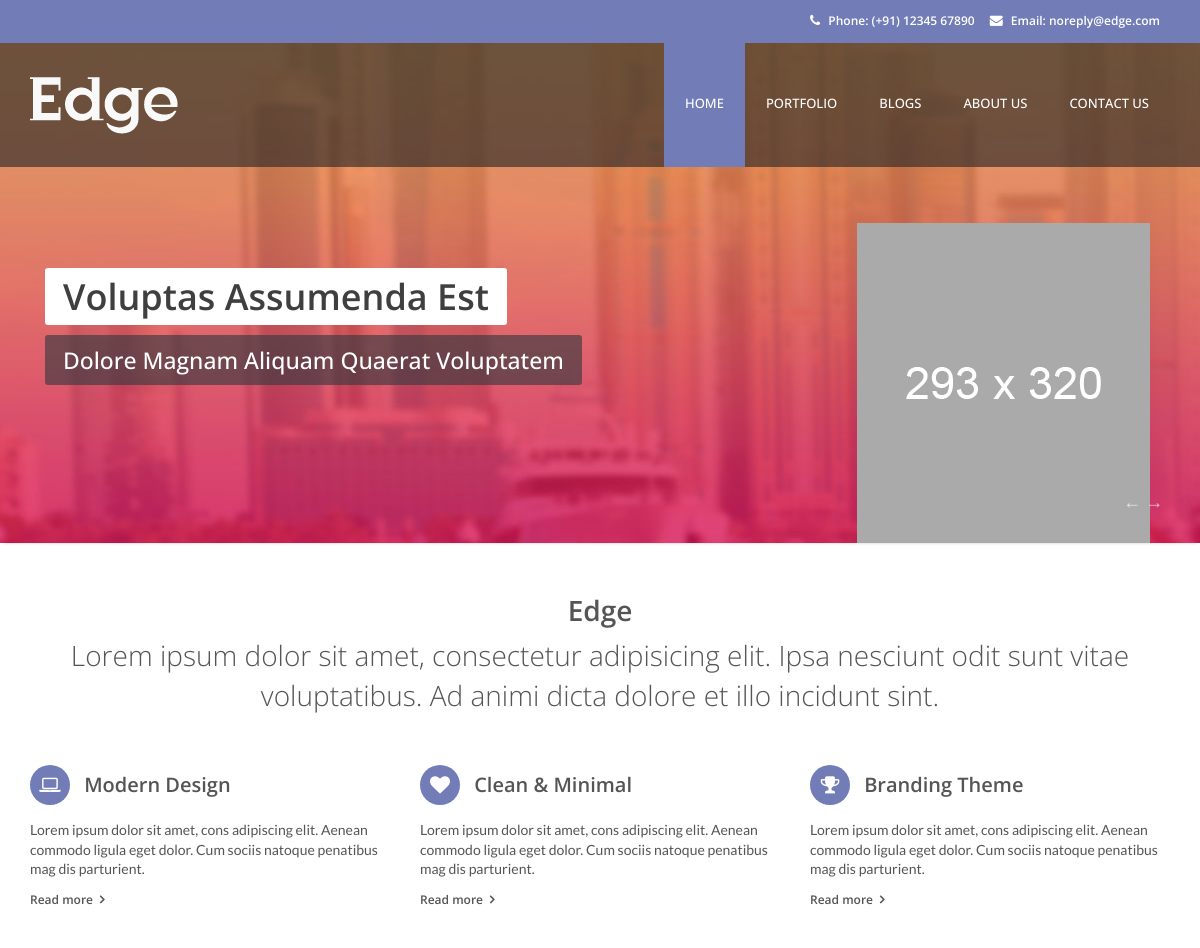
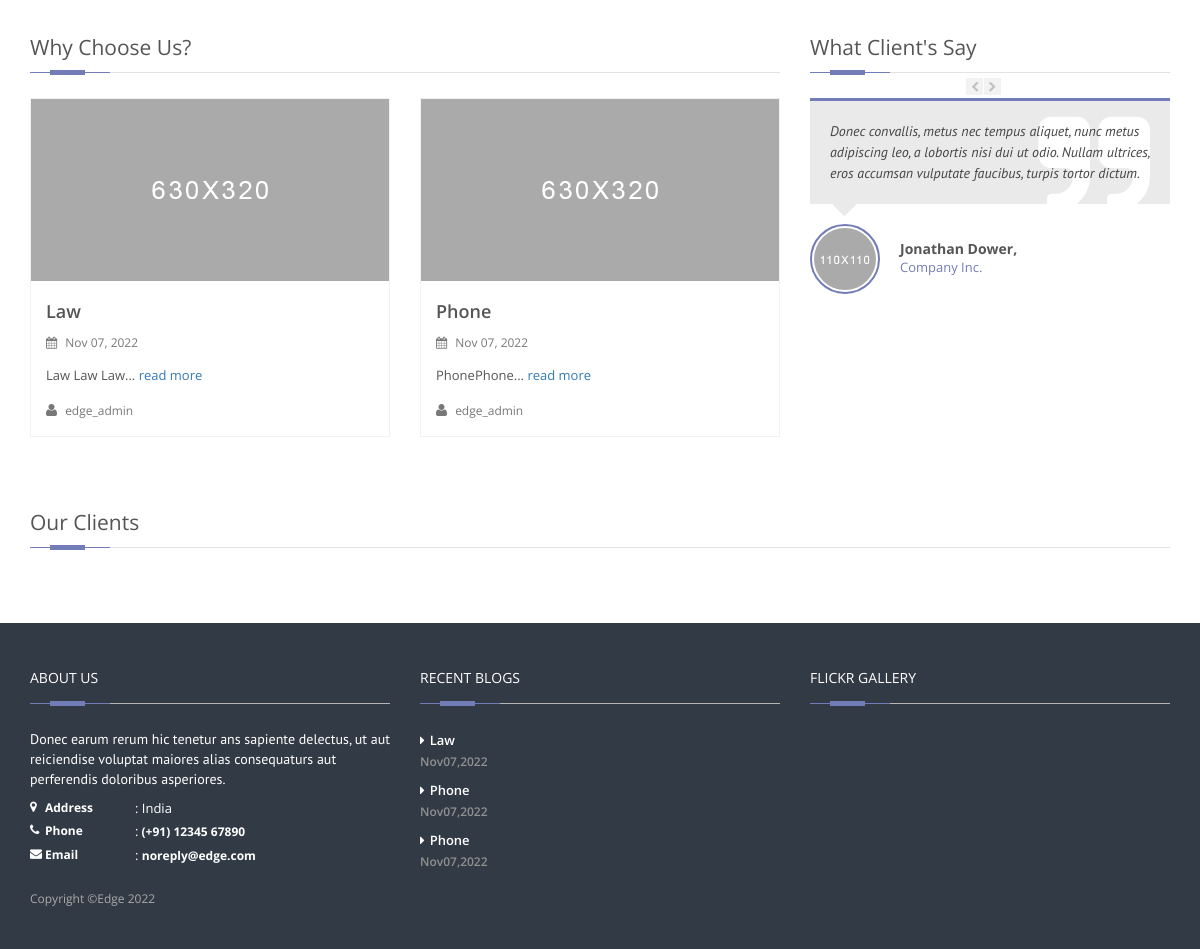
/Edge/index.php, run on the app's committed database (2 pictures, top to bottom).
### tables this page shows
CREATE TABLE `blogs` (
  `blog_id` int(11) NOT NULL,
  `blog_img` varchar(100) NOT NULL,
  `blog_title` varchar(255) NOT NULL,
  `blog_posted_by` varchar(100) NOT NULL,
  `blog_category` varchar(255) NOT NULL,
  `blog_description` text NOT NULL,
  `blog_created_date` timestamp NOT NULL DEFAULT current_timestamp() ON UPDATE current_timestamp()
);

CREATE TABLE `testimonial` (
  `client_id` int(11) NOT NULL,
  `client_img` varchar(100) NOT NULL,
  `client_name` varchar(100) NOT NULL,
  `company_name` varchar(100) NOT NULL,
  `client_review` text NOT NULL,
  `created_date` timestamp NOT NULL DEFAULT current_timestamp() ON UPDATE current_timestamp()
);

### Edge/index.php (the view, shortened to what this page needs)
<!DOCTYPE html>
<head>
    <link rel="stylesheet" href="css/bootstrap.min.css"/>
    <link rel="stylesheet" href="css/style.css">
    <link rel="stylesheet" href="css/flexslider.css"/>
    <link rel="stylesheet" type="text/css" href="css/style.css" media="screen" data-name="skins">
    <link rel="stylesheet" href="css/layout/wide.css" data-name="layout">
    <link rel="stylesheet" href="css/animate.css"/>
</head>
<body class="home">
    <?php
        include "home_header.php";
        include "connection.php";
        include "month.php";
    ?>
        <section class="info_service">
            <div class="container">
                <div class="row sub_content">
                    <div class="col-lg-12 col-md-12 col-sm-12 wow fadeInDown">
                        <h1 class="intro text-center">Edge</h1>
                        <p class="lead text-center">Lorem ipsum dolor sit amet, consectetur adipisicing elit. Ipsa nesciunt odit sunt vitae voluptatibus. Ad animi dicta dolore et illo incidunt sint.</p>
                    </div>
                    <div class="rs_box wow fadeIn">
                        <div class="col-sm-4 col-md-4 col-lg-4">
                            <div class="serviceBox_1">
                                <div class="service_icon">
                                    <i class="fa fa-laptop"></i>
                                    <h3>Modern Design</h3>
                                </div>
                                <div class="service_content">
                                    <p>Lorem ipsum dolor sit amet, cons adipiscing elit. Aenean commodo ligula eget dolor. Cum sociis natoque penatibus mag dis parturient.</p>
                                    <a class="read" href="#">Read more</a>
                                </div>
                            </div>
                        </div>
                        <div class="col-sm-4 col-md-4 col-lg-4">
                            <div class="serviceBox_1">
                                <div class="service_icon">
                                    <i class="fa fa-heart"></i>
                                    <h3>Clean &amp; Minimal</h3>
                                </div>
                                <div class="service_content">
                                    <p>Lorem ipsum dolor sit amet, cons adipiscing elit. Aenean commodo ligula eget dolor. Cum sociis natoque penatibus mag dis parturient.</p>
                                    <a class="read" href="#">Read more</a>
                                </div>
                            </div>
                        </div>
                        <div class="col-sm-4 col-md-4 col-lg-4">
                            <div class="serviceBox_1">
                                <div class="service_icon">
                                    <i class="fa fa-trophy"></i>
                                    <h3>Branding Theme</h3>
                                </div>
                                <div class="service_content">
                                    <p>Lorem ipsum dolor sit amet, cons adipiscing elit. Aenean commodo ligula eget dolor. Cum sociis natoque penatibus mag dis parturient.</p>
                                    <a class="read" href="#">Read more</a>
                                </div>
                            </div>
                        </div>
                    </div>
                </div>
            </div>
        </section>
        <section class="feature_bottom">
            <div class="container">
                <div class="row sub_content">
                    <div class="col-lg-8 col-md-8 col-sm-8 wow fadeInLeft">
                        <div class="dividerHeading">
                            <h4><span>Why Choose Us?</span></h4>
                        </div>
                        <div class="row">
        <?php
            $sqlquery = $connection->prepare("select * from `blogs` order by `blog_id` desc limit 2");
            $sqlquery->execute();
            $results = $sqlquery;
            foreach($results as $result){
                $blog_date = $result['blog_created_date'];
                $date = (explode(" ", $blog_date));
                $date = (explode("-", $date[0]));
                $day = $date[2];
                $month = $date[1];
                $year = $date[0];
        ?>
                            <div class="col-lg-6  rec_blog">
                              <div class="blog_Post">
                                <div class="blogPic">
                                </div>
                                <div class="blogDetail">
                                    <div class="blogTitle">
                                        <a href="blog-post.php?blog_id=<?php echo $result['blog_id']; ?>">
                                            <h2><?php echo $result['blog_title']; ?></h2>
                                        </a>
                                        <span>
                                            <i class="fa fa-calendar"></i>
                                            <?php echo  " " . $day . monthName($month) . ", " . $year ; ?>
                                        </span>
                                    </div>
                                    <div class="blogContent">
                                        <p><?php echo substr($result['blog_description'], 0, 200), "..."; ?><a href="blog-post.php?blog_id=<?php echo $result['blog_id']; ?>"> read more</a></p>
                                    </div>
                                    <div class="blogMeta">
                                        <a>
                                            <i class="fa fa-user"></i>
                                            <?php echo $result['blog_posted_by']; ?>
                                        </a>
                                    </div>
                                </div>
                              </div>
                            </div>
<?php } ?>
                        </div>
                    </div>
                    <div class="col-lg-4 col-md-4 col-sm-4 wow fadeInRight">
                        <div class="dividerHeading">
                            <h4><span>What Client's Say</span></h4>
                        </div>
                        <div id="testimonial-carousel" class="testimonial carousel slide">
                            <div class="carousel-inner">
<?php
try{
    $sqlquery = $connection->prepare("select * from `testimonial` limit 1");
    $sqlquery -> execute();
    $results = $sqlquery->fetchAll();
    foreach($results as $result){
?>
								<div class="active item">
									<div class="testimonial-item">
										<div class="icon"><i class="fa fa-quote-right"></i></div>
										<blockquote>
											<p><?php echo $result['client_review']; ?></p>
										</blockquote>
										<div class="testimonial-review">
											<img src="images/testimonials/1.png" alt="testimoni">
											<h1><?php echo $result['client_name']; ?>,<small><?php echo $result['company_name']; ?></small></h1>
										</div>
									</div>
								</div>
<?php
}
}catch(PDOException $e){
    echo "Not found";
}
?>
                            </div>
                        <div class="testimonial-buttons"><a href="#testimonial-carousel" data-slide="prev"><i class="fa fa-chevron-left"></i></a>&#32;
                            <a href="#testimonial-carousel" data-slide="next"><i class="fa fa-chevron-right"></i></a></div>
                        </div>
                    </div>
                </div>
            </div>
        </section>
        <section class="clients">
            <div class="container">
                <div class="row sub_content">
                    <div class="col-lg-12 col-md-12 col-sm-12">
                        <div class="dividerHeading">
                            <h4><span>Our Clients</span></h4>
                        </div>
                        <div class="our_clients">
                            <ul class="client_items clearfix">
                                <li class="col-sm-3 col-md-3 col-lg-3"><a data-placement="bottom" data-toggle="tooltip" title="Client 1" ><img src="images/clients/1.png" alt="" /></a></li>
                                <li class="col-sm-3 col-md-3 col-lg-3"><a data-placement="bottom" data-toggle="tooltip" title="Client 2" ><img src="images/clients/2.png" alt="" /></a></li>
                                <li class="col-sm-3 col-md-3 col-lg-3"><a data-placement="bottom" data-toggle="tooltip" title="Client 3" ><img src="images/clients/3.png" alt="" /></a></li>
                                <li class="col-sm-3 col-md-3 col-lg-3"><a data-placement="bottom" data-toggle="tooltip" title="Client 4" ><img src="images/clients/4.png" alt="" /></a></li>
                            </ul>
                        </div>
                    </div>
                </div>
            </div>
        </section>
    <?php
        include "footer.php";
    ?>
</body>
</html>

### Edge/month.php (shortened to what this page needs)
<?php
function monthName($intMonth){
switch($intMonth){
    case 11:
        echo "Nov";
        break;
}
}
?>

### Edge/footer.php (shortened to what this page needs)
<?php
include "connection.php";
?>
    <footer class="footer">
        <div class="container">
            <div class="row">
                <div class="col-sm-6 col-md-3 col-lg-4">
                    <div class="widget_title">
                        <h4><span>About Us</span></h4>
                    </div>
                    <div class="widget_content">
                        <p>Donec earum rerum hic tenetur ans sapiente delectus, ut aut reiciendise voluptat maiores alias consequaturs aut perferendis doloribus asperiores.</p>
                        <ul class="contact-details-alt">
                            <li><i class="fa fa-map-marker"></i> <p><strong>Address</strong>: India</p></li>
                            <li><i class="fa fa-phone"></i> <p><strong>Phone</strong>:<a href="tel:1234567890"> (+91) 12345 67890 </a></p></li>
                            <li><i class="fa fa-envelope"></i> <p><strong>Email</strong>: <a href="mailto:noreply@edge.com" class="hidden-sm">noreply@edge.com</a></p></li>
                        </ul>
                    </div>
                </div>
                <div class="col-sm-6 col-md-3 col-lg-4">
                    <div class="widget_title">
                        <h4><span>Recent Blogs</span></h4>
                    </div>
                    <div class="widget_content">
                        <ul class="links">
                          <?php
                        if(isset($connection)){
                            $sqlquery = $connection->prepare("select * from `blogs` order by `blog_id` desc limit 3 ");
                            $sqlquery->execute();
                            $results = $sqlquery;
                            foreach($results as $result){
                                $blog_date = $result['blog_created_date'];
                                $date = (explode(" ", $blog_date));
                                $date = (explode("-", $date[0]));
                                $day = $date[2];
                                $month = $date[1];
                                $year = $date[0];
                          ?>
                            <li><a href="blog-post.php?blog_id=<?php echo $result['blog_id']; ?>"><?php echo $result['blog_title']; ?><span> <?php echo monthName($month) . $day . "," . $year; ?> </span></a></li>
                          <?php
                            }
                        }
                          ?>
                        </ul>
                    </div>
                </div>
                <div class="col-sm-6 col-md-3 col-lg-4">
                    <div class="widget_title">
                        <h4><span>Flickr Gallery</span></h4>
                    </div>
                </div>
            <div class="col-sm-6">
                <p class="copyright">Copyright &copy;Edge <?php echo date('Y'); ?></p>
            </div>
            </div>
        </div>
    </footer>

### data on the page
blogs: blog_title "Law", shows "Nov", blog_created_date "07", blog_created_date "2022", blog_description "Law Law Law", blog_posted_by "edge_admin"
blogs: blog_title "Phone", shows "Nov", blog_created_date "07", blog_created_date "2022", blog_description "PhonePhone", blog_posted_by "edge_admin"
testimonial: client_review "Donec convallis, metus nec tempus aliquet, nunc metus adipiscing leo, a lobortis nisi dui ut odio. Nullam ultrices, eros accumsan vulputate faucibus, turpis tortor dictum.", client_name "Jonathan Dower", company_name "Company Inc."
blogs: blog_title "Phone", shows "Nov", blog_created_date "07", blog_created_date "2022"
